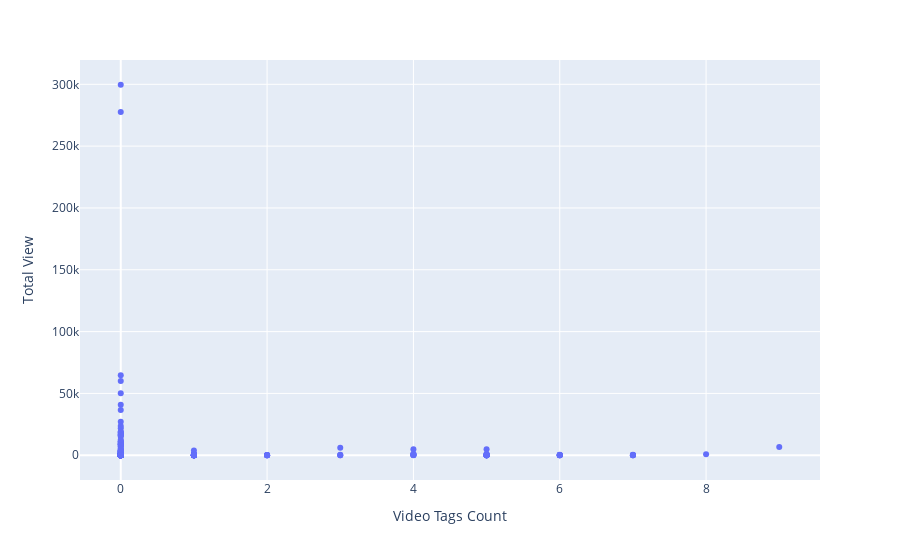

The notebook cell this image was saved under:
### Markdown cell above
#### Number of tags vs views

### Code cell
fig = px.scatter(video_df, x = "tagsCount", y = "viewCount",
                 labels={'tagsCount':'Video Tags Count',
                     'viewCount':'Total View'})
fig.show()

### Figure 1 — Plotly figure (JSON) as saved in the notebook; plotly's stock layout.template omitted (floating-point values rounded to 4 significant figures; data arrays with more than 128 entries replaced by an {"elided": "..."} marker saying what was removed)
{"data": [{"hovertemplate": "Video Tags Count=%{x}<br>Total View=%{y}<extra></extra>", "legendgroup": "", "marker": {"color": "#636efa", "symbol": "circle"}, "mode": "markers", "name": "", "orientation": "v", "showlegend": false, "type": "scatter", "x": {"elided": "315 int values"}, "xaxis": "x", "y": {"elided": "315 int values"}, "yaxis": "y"}], "layout": {"legend": {"tracegroupgap": 0}, "margin": {"t": 60}, "xaxis": {"anchor": "y", "domain": [0, 1], "title": {"text": "Video Tags Count"}}, "yaxis": {"anchor": "x", "domain": [0, 1], "title": {"text": "Total View"}}}}
